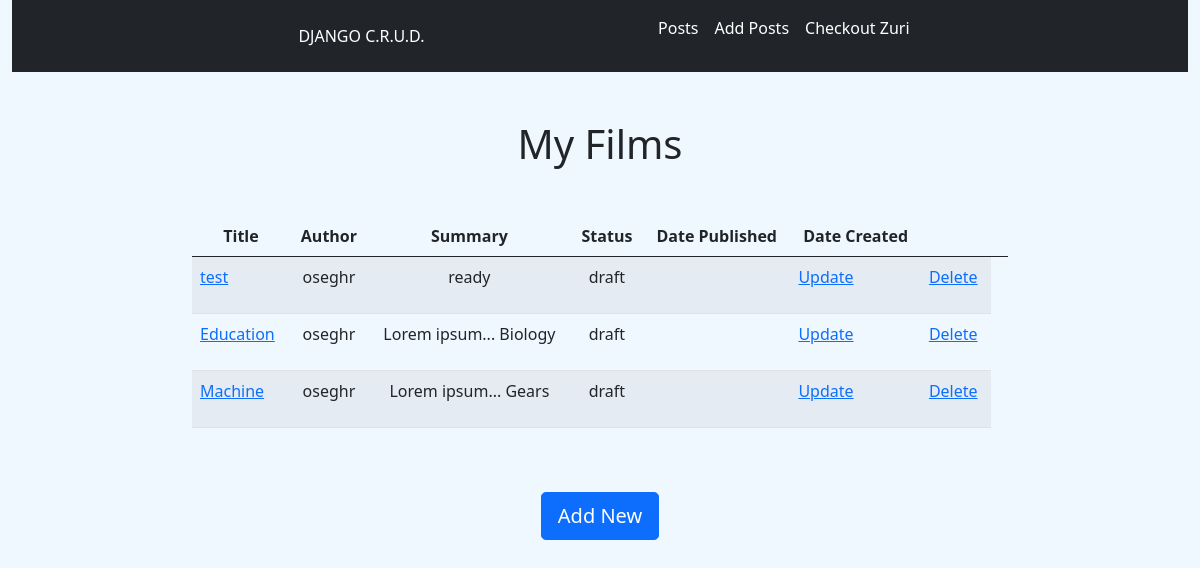
Page /read/ on the earlier database version.
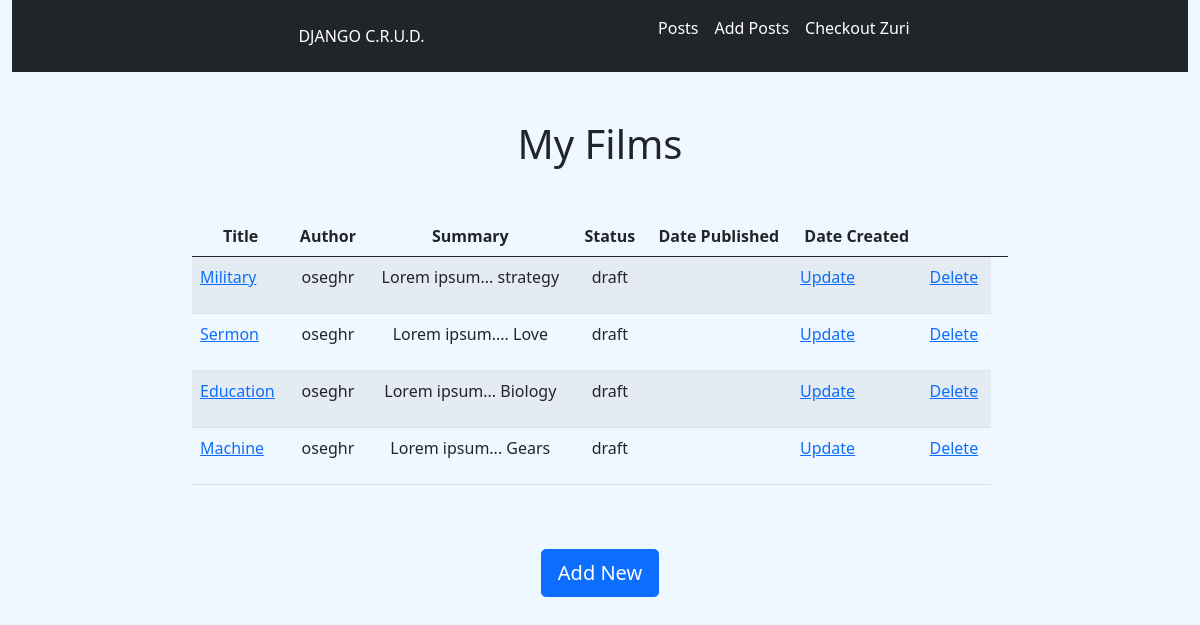
Same page on the later database version.
### blog/models.py (models this page shows, shortened)
class Post(models.Model):
    STATUS_CHOICES = (
        ("draft", "Draft"),
        ("published", "Published")
    )
    title = models.CharField(max_length=255)
    author = models.ForeignKey(User, default=1, related_name='blog_posts', on_delete=models.CASCADE)
    body = models.TextField()
    created = models.DateTimeField(auto_now_add=True)
    updated = models.DateTimeField(auto_now=True)
    publish = models.DateTimeField(default=timezone.now)
    status = models.CharField(max_length=10, choices=STATUS_CHOICES, default="draft")
    class Meta:
        ordering = ("-publish",)

### blog/views.py (the view)
# urls.py: path("read/", views.PostListView, name="PostListView"),
def PostListView(request):
    post_list = Post.objects.all()
    context = { "post_list": post_list }
    return render(request, "blog/post-list.html", context)

### blog/templates/blog/post-list.html (shortened to what this page needs)
{% extends 'blog/index.html' %}
{% load static %}
{% block content %}
<div class="container d-flex mt-5" style="width: 70%;">
    <div class="col">
        <h1 class="text-center films">My Films</h1>
        <table class="table table-striped mt-5">
            <thead>
                <tr>
                    <th class="text-center" scope="col">Title</th>
                    <th class="text-center" scope="col">Author</th>
                    <th class="text-center" scope="col">Summary</th>
                    <th class="text-center" scope="col">Status</th>
                    <th class="text-center" scope="col">Date Published</th>
                    <th class="text-center" scope="col">Date Created</th>
                    <th></th>
                    <th></th>
                </tr>
            </thead>
            <tbody>
                {% for post in post_list %}
                <tr>
                    <td class="ml-5"><a href="{% url 'PostDetailView' post.id %}">{{post.title}}</a></td>
                    <td class="text-center">{{post.author}}</td>
                    <td class="text-center">{{post.body|truncatewords:30|linebreaks}}</td>
                    <td class="text-center">{{post.status}}</td>
                    <td class="text-center">{{post.published_at|date:"D, d M, y"}}</td>
                    <td><a href="{% url 'PostUpdateView' post.id %}">Update</a></td>
                    <td><a href="{% url 'PostDeleteView' post.id %}">Delete</a></td>
                </tr>
            {% endfor %}
            </tbody>
        </table>
        <div class="d-flex justify-content-center">
            <a href="{% url 'PostCreateView' %}" class="d-block btn btn-primary btn-lg my-5">Add New</a>
        </div>
    </div>
</div>
{% endblock content %}

### blog/templates/blog/index.html (shortened to what this page needs)
<!DOCTYPE HTML>
<html lang="en">
{% load static %}
<head>
<link href="https://cdn.jsdelivr.net/npm/bootstrap@5.0.2/dist/css/bootstrap.min.css" rel="stylesheet">
<link rel="stylesheet" href="{% static 'main.css' %}">
</head>
<body>
<div class="container-fluid">
    <nav class="navbar navbar-expand-lg navbar-dark bg-dark">
        <div class="d-flex justify-content-between px-5 mx-auto" style="width: 80%;">
            <span class="navbar-text text-white"><a class="nav-link active" href="{% url 'home' %}">DJANGO C.R.U.D.</a></span>
            <ul class="navbar-nav mr-auto">
                <li class="nav-item active">
                    <a class="nav-link active" href="{% url 'PostListView' %}">Posts</a>
                </li>
                <li class="nav-item active">
                    <a class="nav-link active" href="{% url 'PostCreateView' %}">Add Posts</a>
                </li>
                <li class="nav-item active">
                    <a class="nav-link active" href="https://zuri.team/" target="_blank">Checkout Zuri</a>
                </li>
            </ul>
        </div>
    </nav>
</div>
{% block content %}
{% endblock content %}
</body>
</html>

### static/main.css (style rules this page uses)
* { margin: 0 auto; padding: 0; list-style: none; box-sizing: border-box; font-family: 'Segoe UI', Tahoma, Geneva, Verdana, sans-serif; }
body { background-color: aliceblue; }

Differences in the rows shown:
removed Post: title "test", author "oseghr", body "ready", status "draft"
added Post: title "Military", author "oseghr", body "Lorem ipsum... strategy", status "draft"
added Post: title "Sermon", author "oseghr", body "Lorem ipsum.... Love", status "draft"
